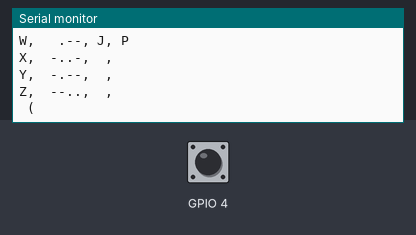
Simulated run of this sketch. Board: ESP32. Shown: the last lines printed to the serial monitor. Inputs (shaded band) come from the test bench; at power-on: GPIO 4 LOW.

Above: at 1.2 s.
1.3 s: GPIO 4 pulsed HIGH 2 times (0.12 s each, 0.3 s apart)
At 2.4 s:
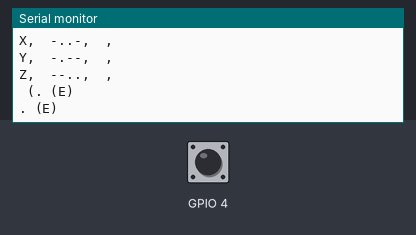
3.4 s: GPIO 4 pulsed HIGH 5 times (0.12 s each, 0.3 s apart)
At 3.73 s:
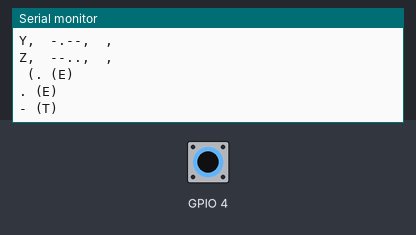

Measured:
- after the input at 1.3 s, the serial monitor: prints a new line after 0.12 s (image 1)
- after the input at 3.4 s, the serial monitor: prints a new line after 0.12 s (image 2)

The sketch:

morse.ino
```cpp
struct MorseCode {
  const char c;   // The ASCII character
  const char *s;  // The code as a string of . (dot) and - (dash)
  const char dot; // what ASCII character do you get when adding a dot
  const char dash; // what ASCII character do you get when adding a dash
};

int code = 0;

static const struct MorseCode codeTable[48] = {
  { 'A', ".-", 'R', 'W'},
  { 'B', "-...", 0, 0},
  { 'C', "-.-.", 0, 0},
  {'D', "-..", 'B', 'X'},
  {'E', ".", 'I', 'A'},
  {'F', "..-.", 0, 0},
  {'G', "--.", 'Z', 'Q'},
  {'H', "....", 0, 0},
  {'I', "..", 'S', 'U'},
  {'J', ".---", 0, 0},
  {'K', "-.-", 'C', 'Y'},
  {'L', ".-..", 0, 0},
  {'M', "--", 'G', 'O'},
  {'N', "-.", 'D', 'K'},
  {'O', "---", 0, 0},
  {'P', ".--.", 0, 0},
  {'Q', "--.-", 0, 0},
  {'R', ".-.", 'L', 0},
  {'S' , "...", 'H', 'V'},
  {'T', "-", 'N', 'M'},
  {'U', "..-", 'F', 0},
  {'V', "...-", 0, 0},
  {'W', ".--", 'J', 'P'},
  {'X', "-..-", 0, 0},
  {'Y', "-.--", 0, 0},
  {'Z', "--..", 0, 0}
};


static inline void dot()
{
  int nextCode;
  if (code == 0) {
    nextCode = 'E';
  } else {
    nextCode = codeTable[code - 'A'].dot;
  }
  if (nextCode == 0) {
    space();
  }
  code = nextCode;
}

static inline void dash()
{
  int nextCode;
  if (code == 0) {
    nextCode = 'T';
  } else {
    nextCode = codeTable[code - 'A'].dash;
  }
  if (nextCode == 0) {
    space();
  }
  code = nextCode;
}

static inline void space()
{
  Serial.printf("(%c)\n", code);
  code = 0;
}


void setup() {
  Serial.begin(115200);
  pinMode(4, INPUT);
  for (int i = 0 ; i <= ('Z' - 'A'); i++) {
    Serial.printf("%c, %5s, %c, %c\n",
                  codeTable[i].c,
                  codeTable[i].s,
                  codeTable[i].dot ? codeTable[i].dot : ' ',
                  codeTable[i].dash ? codeTable[i].dash : ' ');
  }
}

int longest_beep = 0;
int shortest_beep = 100000;
int longest_silence = 0;
int shortest_silence = 0;

int beep_len = 0;
int silence_len = 0;

enum State { beeping, silent, idle} state = silent;

void emitDash()
{
  Serial.print("-");
  dash();
}

void emitDot() {
  Serial.print(".");
  dot();
}

void emitSpace()
{
  Serial.print(" ");
  space();
}

/**
   A beep is either a dot or a dash
   A longer than average beep is a dash
   A shorter than average beep is a dot
*/
void decodeBeep()
{
  if (beep_len > longest_beep) {
    longest_beep = beep_len;
  }
  if (beep_len < shortest_beep) {
    shortest_beep = beep_len;
  }
  if (beep_len > (longest_beep + shortest_beep) / 2) {
    emitDash();
    longest_beep = (beep_len + longest_beep) / 2;
  }
  else {
    emitDot();
    shortest_beep = (beep_len + shortest_beep) / 2 ;
  }
  beep_len = 0; // Start new beep
}

/**
   A silence is either a space between beeps or a space between complete codes
   A long silence is a space between codes
   A short silence is a space between beeps
*/
void decodeSilence() {

  if (silence_len > longest_silence) {
    longest_silence = silence_len;
  }
  if (silence_len < shortest_silence) {
    shortest_silence = silence_len;
  }

  if (silence_len > longest_beep) {
    emitSpace();
    longest_silence = (longest_silence + silence_len) / 2;
  } else {
    shortest_silence = (shortest_silence + silence_len) / 2;
  }
  silence_len = 0; // reset silence
}

void loop() {

  byte b = digitalRead(4);
  /*
     If we're beeping, keep on beeping
  */
  switch (state) {
    case beeping:
      if (b) { // still beeping
        beep_len++;
      } else { // stopped beeping
        decodeBeep();
        state = silent;
      }
      break;
    case silent:
      if (b) {// started beeping
        decodeSilence();
        state = beeping;
      } else { // still silent
        if (silence_len > (longest_beep * 2)) { // Timeout
          decodeSilence();
          state = idle;
        }
        silence_len++;

      }
      break;
    case idle:
      if (b) {
        state = beeping;
      }

  }
}
```
